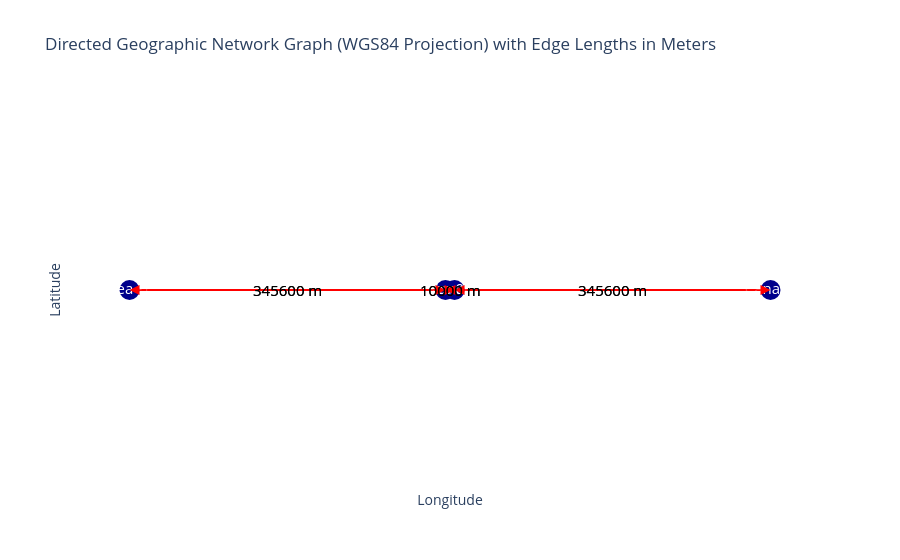

Notebook source saved alongside this figure:
### Code cell
graph_module.plot_graph(graph)

### Figure 1 — Plotly figure (JSON) as saved in the notebook; plotly's stock layout.template omitted (floating-point values rounded to 4 significant figures)
{"data": [{"hoverinfo": "none", "line": {"color": "red", "width": 2}, "mode": "lines", "type": "scatter", "x": [-3.149, -0.04492], "y": [0, 0]}, {"hoverinfo": "none", "line": {"color": "red", "width": 2}, "mode": "lines", "type": "scatter", "x": [-0.04492, -3.149], "y": [0, 0]}, {"hoverinfo": "none", "line": {"color": "red", "width": 2}, "mode": "lines", "type": "scatter", "x": [-0.04492, 0.04492], "y": [0, 0]}, {"hoverinfo": "none", "line": {"color": "red", "width": 2}, "mode": "lines", "type": "scatter", "x": [0.04492, -0.04492], "y": [0, 0]}, {"hoverinfo": "none", "line": {"color": "red", "width": 2}, "mode": "lines", "type": "scatter", "x": [0.04492, 3.149], "y": [0, 0]}, {"hoverinfo": "none", "line": {"color": "red", "width": 2}, "mode": "lines", "type": "scatter", "x": [3.149, 0.04492], "y": [0, 0]}, {"hoverinfo": "text", "marker": {"color": "darkblue", "size": 20}, "mode": "markers+text", "text": ["Sea -1", "Sea 0", "Canal 0", "Canal 1"], "textfont": {"color": "white", "size": 15}, "textposition": "middle center", "type": "scatter", "x": [-3.149, -0.04492, 0.04492, 3.149], "y": [0, 0, 0, 0]}], "layout": {"annotations": [{"arrowcolor": "red", "arrowhead": 2, "arrowsize": 2, "arrowwidth": 1, "ax": -3.149, "axref": "x", "ay": 0, "ayref": "y", "showarrow": true, "x": -0.04492, "xref": "x", "y": 0, "yref": "y"}, {"arrowcolor": "red", "arrowhead": 2, "arrowsize": 2, "arrowwidth": 1, "ax": -0.04492, "axref": "x", "ay": 0, "ayref": "y", "showarrow": true, "x": -3.149, "xref": "x", "y": 0, "yref": "y"}, {"arrowcolor": "red", "arrowhead": 2, "arrowsize": 2, "arrowwidth": 1, "ax": -0.04492, "axref": "x", "ay": 0, "ayref": "y", "showarrow": true, "x": 0.04492, "xref": "x", "y": 0, "yref": "y"}, {"arrowcolor": "red", "arrowhead": 2, "arrowsize": 2, "arrowwidth": 1, "ax": 0.04492, "axref": "x", "ay": 0, "ayref": "y", "showarrow": true, "x": -0.04492, "xref": "x", "y": 0, "yref": "y"}, {"arrowcolor": "red", "arrowhead": 2, "arrowsize": 2, "arrowwidth": 1, "ax": 0.04492, "axref": "x", "ay": 0, "ayref": "y", "showarrow": true, "x": 3.149, "xref": "x", "y": 0, "yref": "y"}, {"arrowcolor": "red", "arrowhead": 2, "arrowsize": 2, "arrowwidth": 1, "ax": 3.149, "axref": "x", "ay": 0, "ayref": "y", "showarrow": true, "x": 0.04492, "xref": "x", "y": 0, "yref": "y"}, {"font": {"color": "black", "size": 15}, "showarrow": false, "text": "345600 m", "x": -1.597, "y": 0}, {"font": {"color": "black", "size": 15}, "showarrow": false, "text": "345600 m", "x": -1.597, "y": 0}, {"font": {"color": "black", "size": 15}, "showarrow": false, "text": "10000 m", "x": 0, "y": 0}, {"font": {"color": "black", "size": 15}, "showarrow": false, "text": "10000 m", "x": 0, "y": 0}, {"font": {"color": "black", "size": 15}, "showarrow": false, "text": "345600 m", "x": 1.597, "y": 0}, {"font": {"color": "black", "size": 15}, "showarrow": false, "text": "345600 m", "x": 1.597, "y": 0}], "plot_bgcolor": "white", "showlegend": false, "title": {"text": "Directed Geographic Network Graph (WGS84 Projection) with Edge Lengths in Meters"}, "xaxis": {"showgrid": false, "showticklabels": false, "title": {"text": "Longitude"}, "zeroline": false}, "yaxis": {"showgrid": false, "showticklabels": false, "title": {"text": "Latitude"}, "zeroline": false}}}
